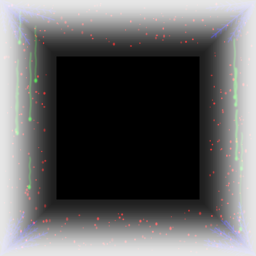
#> input picture art/ART-077-kondensat-okon/kondensat-maska.png, 256 x 256 px, given in place of front8-before.png, which was not available
$ python sheet.py
#> lines starting #> are read from the running program, lines starting #| are printed output that depends on the picture; pictures that were not available may be replaced by others from this repository, and a replacement may not be noted
from pathlib import Path
from PIL import Image, ImageDraw, ImageFont
import numpy as np, json, hashlib
P=Path('art/ART-077-kondensat-okon'); S=P/'source'
font='C:/Windows/Fonts/DejaVuSansCondensed.ttf'
def f(n):return ImageFont.truetype(font,n)
BG='#0B1821'; FG='#D0E3E9'; DIM='#8CAAB6'; LINE='#345466'
def text(d,pos,t,n=20,col=FG):d.text(pos,t,font=f(n),fill=col)
def window(case,stage):return Image.open(S/f'{case}-{stage}.png').convert('RGB').crop((140,202,1440,515))
# Three equal pairs, crops of actual rendered window pixels. No hand-painted effect.
a=Image.new('RGB',(1600,720),BG);d=ImageDraw.Draw(a)
#> after `a = Image.new('RGB', (1600, 720), BG)`:
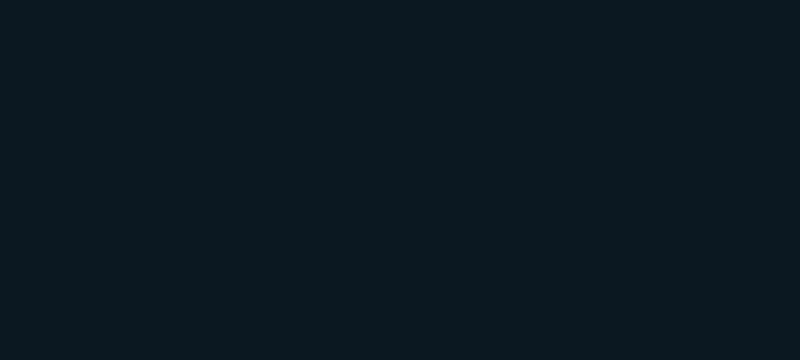
#> a: PIL image 1600x720 RGB (shown at 1/2 size); mean R, G, B 11, 24, 33
text(d,(20,12),'АРТ-077 · КОНДЕНСАТ И ИНЕЙ НА ОКНАХ',28)
text(d,(20,52),'БЕЗ ДОБАВЛЕННОГО СЛОЯ · СТЕКЛО АРТ-057',18,DIM)
text(d,(815,52),'С КОНДЕНСАТОМ И ИНЕЕМ',18,'#9EDCE7')
for case,label,y in [('front8','8 м · корпус 100 % · край сухой',100),('front45','45 м · корпус 100 % · холод у рамы',304),('front45h30','45 м · корпус 30 % · капель больше',508)]:
 text(d,(20,y-24),label,18)
 for x,st in [(20,'before'),(815,'after')]:
  a.paste(window(case,st).resize((740,178),Image.Resampling.LANCZOS),(x,y));d.rectangle((x,y,x+740,y+178),outline=LINE)
#> in window, `def window(case,stage):return Image.open(S/f'{case}-{stage}.png').conv..`:
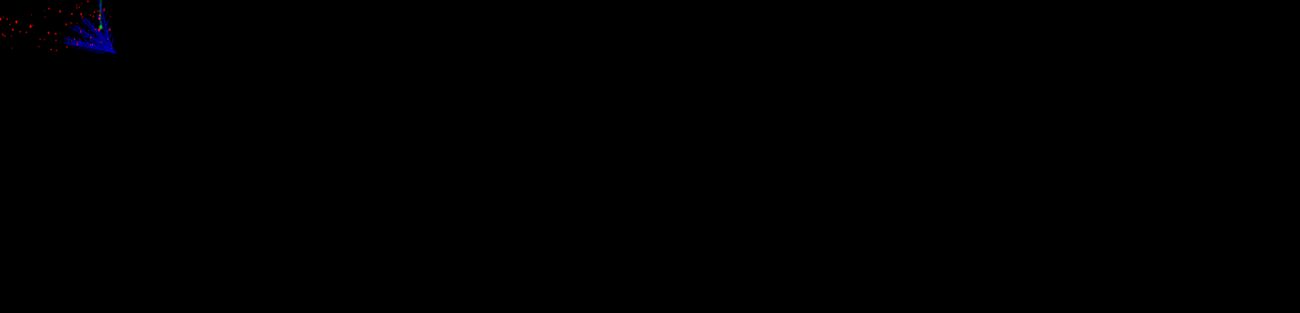
#> returned value: PIL image 1300x313 RGB; mean R, G, B 0.1, 0, 0.3
#> after `a.paste(window(case, st).resize((740, 178), Image.Resampling.LANCZOS),`:
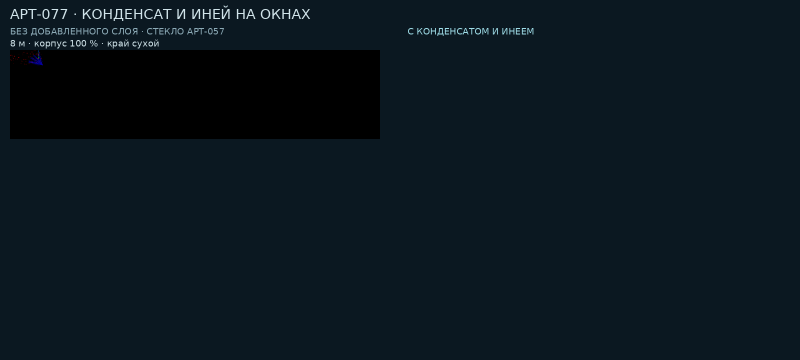
#> a: PIL image 1600x720 RGB (shown at 1/2 size); mean R, G, B 10.8, 22.4, 30.4
#> (the run stopped early here; a loop or call above may not have finished)
